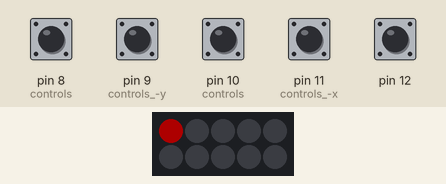
This sketch was run on a simulated Arduino Uno, built with avr-gcc and run on an emulated ATmega328P. Shown: 5×2 RGB LED matrix (first LED top left, wired row by row). The inputs (shaded band) are chosen by the test bench; at power-on: pin 8 (controls), pin 9 (controls_-y), pin 10 (controls), pin 11 (controls_-x), pin 12 HIGH. Dim RGB values are drawn brighter than linear.

Above: at 1.2 s.
1.3 s: pin 12 pulled LOW for 0.15 s
At 1.8 s:
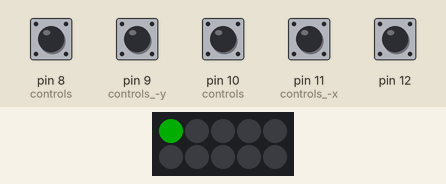
3.0 s: pin 8 (controls) pulled LOW for 0.15 s
At 3.4 s:
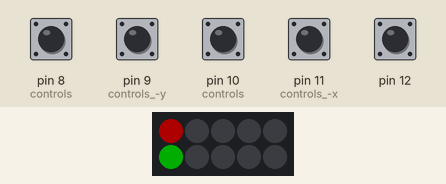
4.6 s: pin 10 (controls) pulled LOW for 0.15 s
At 5.0 s:
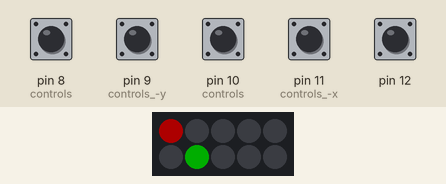
6.2 s: pin 9 (controls_-y) pulled LOW for 0.15 s
At 6.6 s:
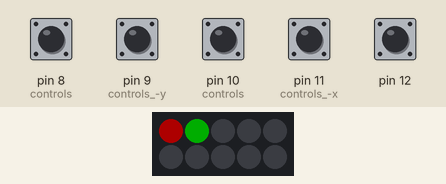
7.8 s: pin 10 (controls) pulled LOW for 1 s
At 8.2 s:
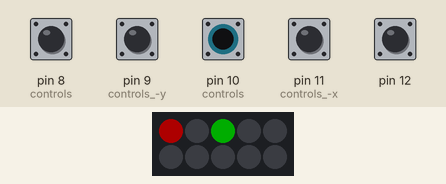
10.3 s: pin 8 (controls) pulled LOW for 1 s
At 10.7 s:
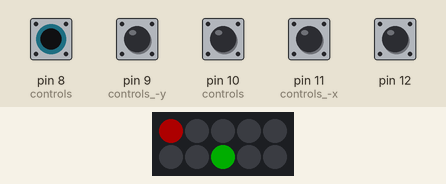
Timing chart, 0 to 13.3 s (numbered marks = the images above; inputs shaded):
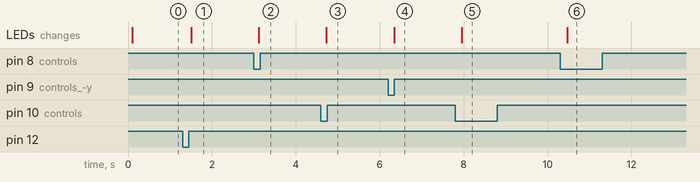

Measured:
- after the input at 1.3 s, the LEDs: change after 0.21 s (image 1)
- after the input at 3.0 s, the LEDs: change after 0.12 s (image 2)
- after the input at 4.6 s, the LEDs: change after 0.13 s (image 3)
- after the input at 6.2 s, the LEDs: change after 0.14 s (image 4)
- after the input at 7.8 s, the LEDs: change after 0.15 s (image 5)
- after the input at 10.3 s, the LEDs: change after 0.17 s (image 6)

The sketch:

sketch_nov8a.ino
```cpp
#include <FastLED.h>

#define stripLen 10
int isPressed [5] {0};
int selectedCounter  = 0;
const int ROWS = 2;
const int COLUMNS = 5;
int selected_position_x = 0;
int selected_position_y = 0;
int position_x = 0;
int position_y = 0;

struct CRGB leds[stripLen];

void setup(){
  LEDS.addLeds<WS2812B, 4, GRB>(leds, stripLen);
  FastLED.setBrightness(50);
  Serial.begin(9600);
  pinMode(8, INPUT_PULLUP); //controls +y
  pinMode(9, INPUT_PULLUP); //controls -y
  pinMode(10, INPUT_PULLUP); //controls +x
  pinMode(11, INPUT_PULLUP); //controls -x
  pinMode(12, INPUT_PULLUP);
}

void fill(int i, int j, int colour_1, int colour_2, int colour_3)
{
  for(i = 0; i < j; i++)
  {
    leds[i] = CRGB(colour_1, colour_2, colour_3);
  }
}

bool isEven(int x)
{
  if(x%2 == 0)
  {
    return true;
  }
  else
  {
    return false;
  }
}

int coordinate_to_index(int x, int y)
{
  if(isEven(y))
  {
    return y * COLUMNS + x;
  }
  else
  {
    return y * COLUMNS + COLUMNS - x - 1;
  }
}

void loop()
{
  fill(0, stripLen, 0, 0, 0);

  //up +y
  if (digitalRead(8)) {
    isPressed[0] = 1;
  }

  if (!digitalRead(8) && isPressed[0]) {
    if(position_y < ROWS - 1)
    {
      position_y++;
    }
    isPressed[0] = 0;
  }

  //down -y
  if (digitalRead(9)) {
    isPressed[1] = 1;
  }

  if (!digitalRead(9) && isPressed[1]) {

    if(position_y > 0)
    {
      position_y--;
      // leds[3] = CRGB(0,255, 0);
    }
    isPressed[1] = 0;
  }

  // right +x
  if (digitalRead(10)) {
    isPressed[2] = 1;
  }

  if (!digitalRead(10) && isPressed[2]) {
    if(position_x < COLUMNS - 1)
    {
      position_x++;
    }
    isPressed[2] = 0;
  }

  //left -x
  if (digitalRead(11)) {
    isPressed[3] = 1;
  }

  if (!digitalRead(11) && isPressed[3]) {

    if(position_x > 0)
    {
      position_x--;
    }
    isPressed[3] = 0;
  }


  if(selectedCounter == 1)
  {
    if(selected_position_x == position_x && selected_position_y == position_y)
    {
      leds[coordinate_to_index(selected_position_x,selected_position_y)] = CRGB(0,255,0);
    }
    else
    {
      leds[coordinate_to_index(selected_position_x,selected_position_y)] = CRGB(255,0,0);
      leds[coordinate_to_index(position_x,position_y)] = CRGB(0,255,0);
    }

    if(digitalRead(12))
    {
      isPressed[4] = 1;
    }

    if(!digitalRead(12) && isPressed[4])
    {
      selected_position_x = position_x;
      selected_position_y = position_y;
      isPressed[4] = 0;
      selectedCounter--;
    }

  }
  else if(selectedCounter == 0)
  {
    selected_position_x = position_x;
    selected_position_y = position_y;
    leds[coordinate_to_index(position_x,position_y)] = CRGB(255, 0, 0);

    if(digitalRead(12))
    {
      isPressed[4] = 1;
    }

    if(!digitalRead(12) && isPressed[4])
    {
      isPressed[4] = 0;
      selectedCounter++;
    }
  }


  delay(100);
  FastLED.show();


}
```
